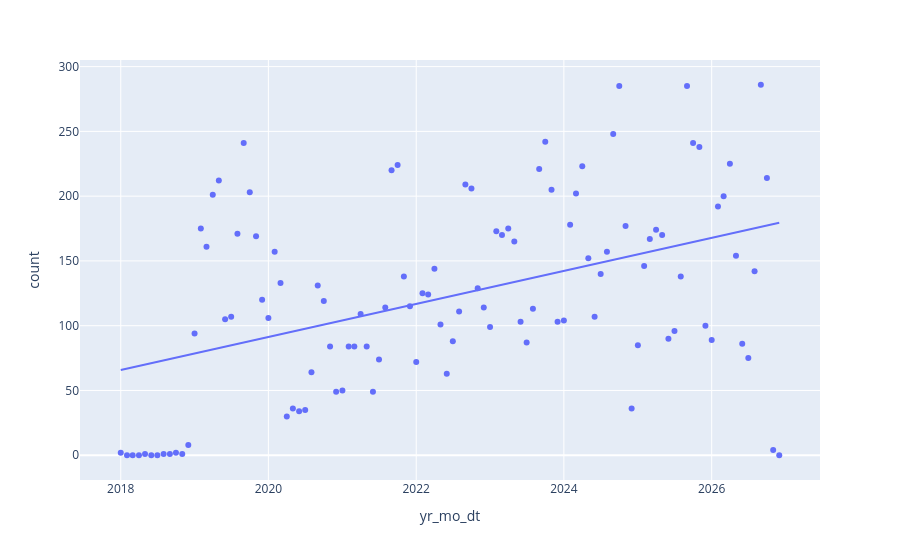

Source (notebook cell):
### Code cell
px.scatter(
  arrests_and_ci_all_dt_occurred_yr_mo,
  x = 'yr_mo_dt',
  y = 'count',
  trendline = 'ols'
)
